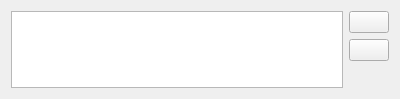
<?xml version="1.0" encoding="UTF-8"?>
<ui version="4.0">
 <class>BthCentralWidget</class>
 <widget class="QWidget" name="BthCentralWidget">
  <property name="geometry">
   <rect>
    <x>0</x>
    <y>0</y>
    <width>400</width>
    <height>99</height>
   </rect>
  </property>
  <property name="windowTitle">
   <string>Form</string>
  </property>
  <layout class="QHBoxLayout" name="horizontalLayout">
   <item>
    <widget class="QListWidget" name="foundDevices"/>
   </item>
   <item>
    <layout class="QVBoxLayout" name="verticalLayout_5">
     <item>
      <widget class="QPushButton" name="scanControl">
       <property name="sizePolicy">
        <sizepolicy hsizetype="Minimum" vsizetype="Fixed">
         <horstretch>0</horstretch>
         <verstretch>0</verstretch>
        </sizepolicy>
       </property>
       <property name="minimumSize">
        <size>
         <width>0</width>
         <height>0</height>
        </size>
       </property>
       <property name="text">
        <string/>
       </property>
      </widget>
     </item>
     <item>
      <widget class="QPushButton" name="connectionControl">
       <property name="sizePolicy">
        <sizepolicy hsizetype="Minimum" vsizetype="Fixed">
         <horstretch>0</horstretch>
         <verstretch>0</verstretch>
        </sizepolicy>
       </property>
       <property name="minimumSize">
        <size>
         <width>0</width>
         <height>0</height>
        </size>
       </property>
       <property name="text">
        <string/>
       </property>
      </widget>
     </item>
     <item>
      <spacer name="verticalSpacer_2">
       <property name="orientation">
        <enum>Qt::Vertical</enum>
       </property>
       <property name="sizeHint" stdset="0">
        <size>
         <width>20</width>
         <height>40</height>
        </size>
       </property>
      </spacer>
     </item>
    </layout>
   </item>
  </layout>
 </widget>
 <resources/>
 <connections/>
</ui>
